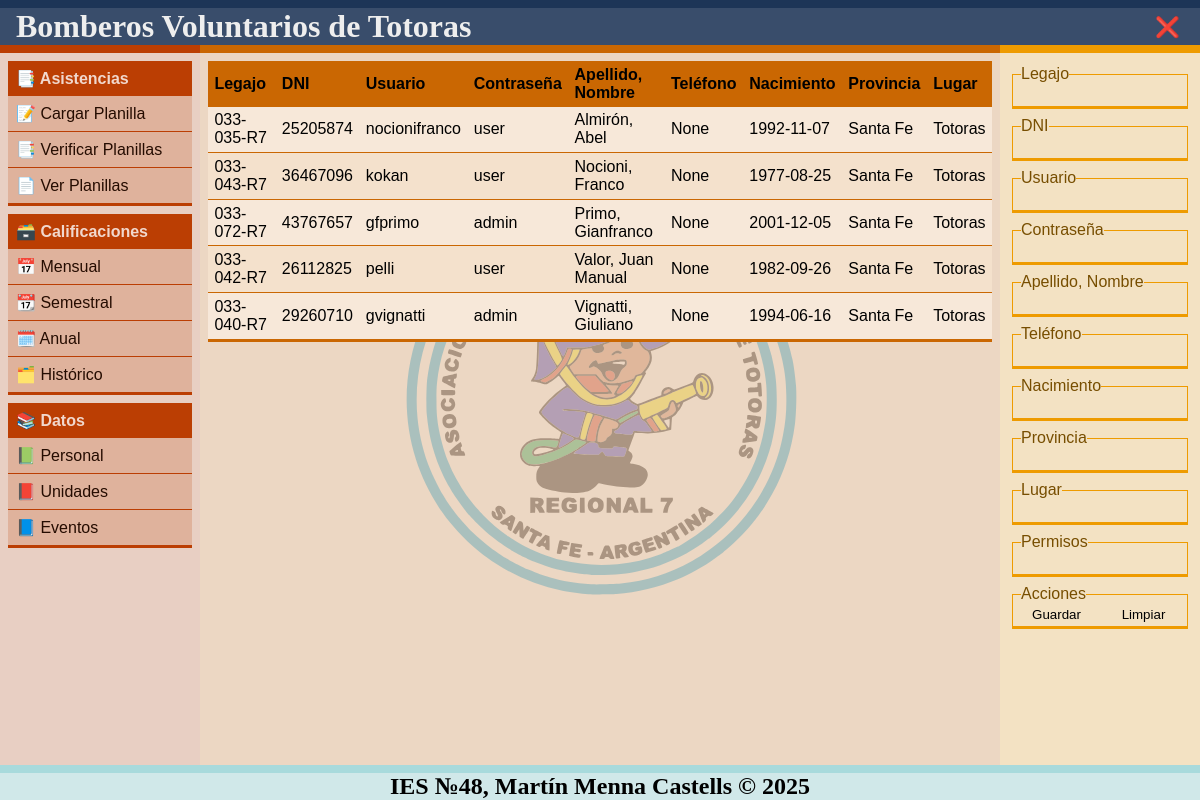
/personal/ (signed in), run on an earlier commit of the app's database.
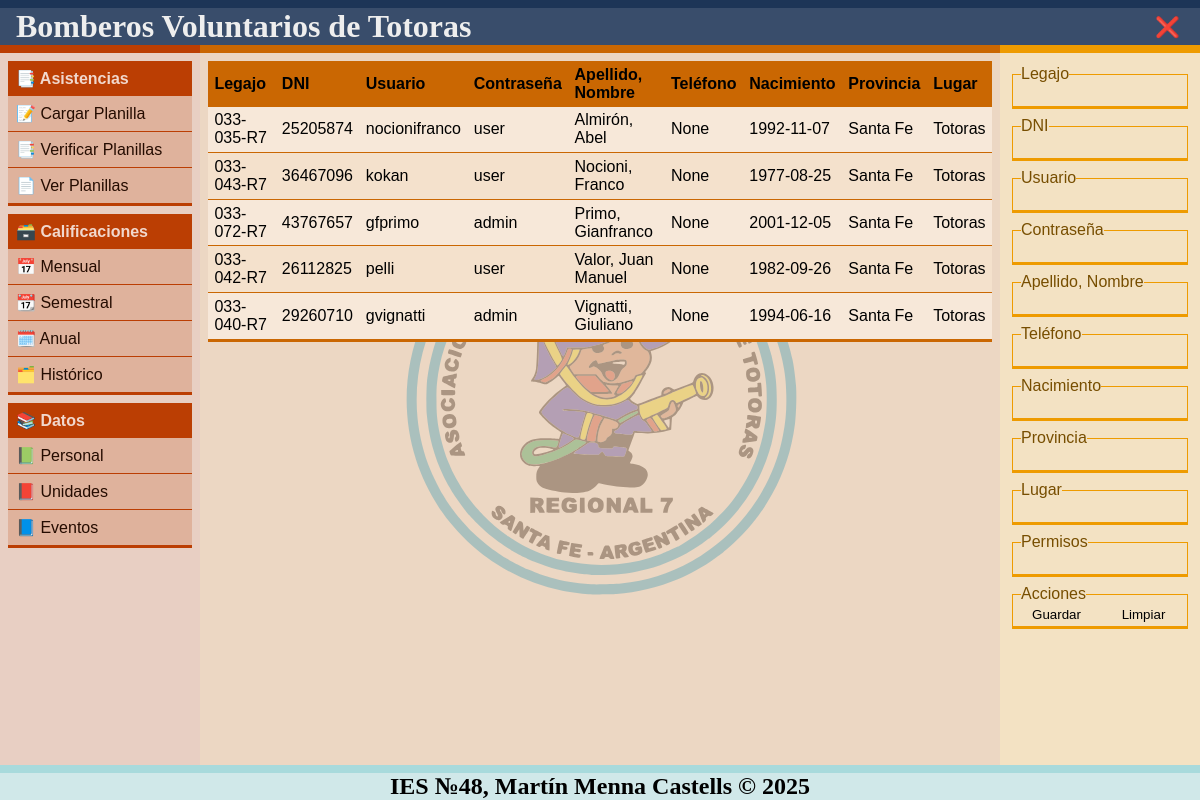
And on a later commit of the database.
### tables this page shows
CREATE TABLE personal (
    legajo           TEXT    PRIMARY KEY UNIQUE,
    dni              INTEGER NOT NULL UNIQUE,
    username         TEXT    NOT NULL UNIQUE,
    password         TEXT    NOT NULL,
    apellido_nombre  TEXT    NOT NULL,
    telefono         INTEGER,
    fecha_nacimiento TEXT    NOT NULL,
    provincia        TEXT    NOT NULL,
    lugar            TEXT    NOT NULL,
    permisos         INTEGER NOT NULL DEFAULT 0
);

### app/blueprints/bp_personal.py (the view)
@bp.route('/', methods=['GET'])
@Login_Required
def Personal():
    return render_template('datos/personal.html', personal=Bombero.Get_Bomberos())

### app/blueprints/bp_index.py (called while the page is built)
def Login_Required(f):
    @wraps(f)
    def decorated_function(*args, **kwargs):
        if 'user' not in session:
            return redirect(url_for('index.Index'))
        return f(*args, **kwargs)
    return decorated_function

### app/scripts/db.py (called while the page is built)
def Get_DB():
    if 'db' not in g:
        g.db = sqlite3.connect(
            DATABASE,
            detect_types=sqlite3.PARSE_DECLTYPES
        )
        g.db.row_factory = sqlite3.Row
    return g.db

def Close_DB(exception):
    db = g.pop('db', None)
    if db is not None:
        db.close()

### app/scripts/personal.py (called while the page is built)
    def Get_Bomberos():
        DB = Get_DB()
        bomberos_data = DB.execute(
            'SELECT * FROM personal ORDER BY apellido_nombre'
        ).fetchall()
        bomberos_list = []
        for bombero_data in bomberos_data:
            bombero = Bombero(
                legajo=bombero_data['legajo'],
                dni=bombero_data['dni'],
                username=bombero_data['username'],
                password=bombero_data['password'],
                apellido_nombre=bombero_data['apellido_nombre'],
                telefono=bombero_data['telefono'],
                fecha_nacimiento=bombero_data['fecha_nacimiento'],
                provincia=bombero_data['provincia'],
                lugar=bombero_data['lugar'],
                permisos=bombero_data['permisos']
            )
            bomberos_list.append(bombero)
        return bomberos_list

### app/templates/datos/personal.html (shortened to what this page needs)
{% extends 'base.html' %}
{% block head %}
    <link rel="stylesheet" href="{{ url_for('static', filename='personal.css') }}">
{% endblock %}
{% block center %}
    <table>
        <thead>
            <tr>
                <th>Legajo</th>
                <th>DNI</th>
                <th>Usuario</th>
                <th>Contraseña</th>
                <th>Apellido, Nombre</th>
                <th>Teléfono</th>
                <th>Nacimiento</th>
                <th>Provincia</th>
                <th>Lugar</th>
            </tr>
        </thead>
        <tbody>
            {% for Bombero in personal %}
                <tr onclick="tr_Seleccionar(this)">
                    <td>{{ Bombero.legajo }}</td>
                    <td>{{ Bombero.dni }}</td>
                    <td>{{ Bombero.username }}</td>
                    <td>{{ Bombero.password }}</td>
                    <td>{{ Bombero.apellido_nombre }}</td>
                    <td>{{ Bombero.telefono }}</td>
                    <td>{{ Bombero.fecha_nacimiento }}</td>
                    <td>{{ Bombero.provincia }}</td>
                    <td>{{ Bombero.lugar }}</td>
                </tr>
            {% endfor %}
        </tbody>
    </table>
{% endblock %}
{% block right %}
    <form id="abm" action="{{ url_for('personal.Subir') }}" method="post">
        <fieldset>
            <legend>Legajo</legend>
            <input type="text" name="legajo" value="" required>
        </fieldset>
        <fieldset>
            <legend>DNI</legend>
            <input type="text" name="dni" value="" required>
        </fieldset>
        <fieldset>
            <legend>Usuario</legend>
            <input type="text" name="username" value="" required>
        </fieldset>
        <fieldset>
            <legend>Contraseña</legend>
            <input type="text" name="password" value="" required>
        </fieldset>
        <fieldset>
            <legend>Apellido, Nombre</legend>
            <input type="text" name="apellido_nombre" value="" required>
        </fieldset>
        <fieldset>
            <legend>Teléfono</legend>
            <input type="text" name="telefono" value="" required>
        </fieldset>
        <fieldset>
            <legend>Nacimiento</legend>
            <input type="text" name="fecha_nacimiento" value="" required>
        </fieldset>
        <fieldset>
            <legend>Provincia</legend>
            <input type="text" name="provincia" value="" required>
        </fieldset>
        <fieldset>
            <legend>Lugar</legend>
            <input type="text" name="lugar" value="" required>
        </fieldset>
        <fieldset>
            <legend>Permisos</legend>
            <input type="text" name="permisos" value="" required>
        </fieldset>
        <fieldset>
            <legend>Acciones</legend>
            <input type="submit" value="Guardar">
            <input type="button" value="Limpiar" onclick="form_Limpiar()">
        </fieldset>
    </form>
{% endblock %}

### app/templates/base.html (shortened to what this page needs)
<!DOCTYPE html>
<html lang="en">
<head>
    <link rel="stylesheet" href="{{ url_for('static', filename='base.css') }}">
    {% block head %}
    {% endblock %}
</head>
<body>
    <div id="top">
        <h1><a href="{{ url_for('index.Index') }}">Bomberos Voluntarios de Totoras</a></h1>
        <form action="{{ url_for('index.Logout') }}" method="post">
            <input type="submit" value="❌">
        </form>
    </div>
    <div id="middle">
        <div id="left">
            <div id="nav">
                <details open>
                    <summary>📑 Asistencias</summary>
                    <a href="{{ url_for('asistencias.Index') }}">📝 Cargar Planilla</a>
                    <a href="{{ url_for('asistencias.Verificar_Planillas') }}">📑 Verificar Planillas</a>
                    <a href="{{ url_for('asistencias.Ver_Planillas') }}">📄 Ver Planillas</a>
                </details>
                <details open>
                    <summary>🗃️ Calificaciones</summary>
                    <a href="">📅 Mensual</a>
                    <a href="">📆 Semestral</a>
                    <a href="">🗓️ Anual</a>
                    <a href="">🗂️ Histórico</a>
                </details>
                <details open>
                    <summary>📚 Datos</summary>
                    <a href="{{ url_for('personal.Personal') }}">📗 Personal</a>
                    <a href="{{ url_for('unidades.Unidades') }}">📕 Unidades</a>
                    <a href="{{ url_for('eventos.Eventos') }}">📘 Eventos</a>
                </details>
            </div>
        </div>
        <div id="center">
            {% block center %}{% endblock %}
        </div>
        <div id="right">
            {% block right %}{% endblock %}
        </div>
    </div>
    <div id="bottom">
        <h2>IES №48, Martín Menna Castells © 2025</h2>
    </div>
</body>
</html>

### app/static/base.css (style rules this page uses)
* { margin: 0; padding: 0; }
:root { --color-bg-body: #EEEEEEAA; --color-fg-top: #1D3557; --color-bg-top: #1D3557DD; --color-text-top: #EEE; --color-fg-middle: #AE2012; --color-bg-middle: #AE201277; --color-fg-bottom: #A8DADC; --color-bg-bottom: #A8DADC77; --color-fg-left: #BB3E03; --color-bg-left: #BB3E03; --color-fg-center: #CA6702; --color-bg-center: #CA6702; --color-fg-right: #EE9B00; --color-bg-right: #EE9B00; }
html { background-image: url(./logo.svg); background-repeat: no-repeat; background-position: center; background-size: 33%; }
body { background-color: var(--color-bg-body); display: grid; grid-template-columns: 1fr; grid-template-rows: auto 1fr auto; grid-template-areas: 'top' 'middle' 'bottom'; min-height: 100dvh; }
#middle { display: grid; grid-template-columns: 1fr 4fr 1fr; grid-template-areas: 'left center right'; }
#bottom { grid-area: bottom; border-top: 0.5rem solid var(--color-fg-bottom); background-color: var(--color-bg-bottom); text-align: center; }

What changed in the data, as far as the page shows it:
changed personal "pelli": apellido_nombre "Valor, Juan Manual" → "Valor, Juan Manuel"
